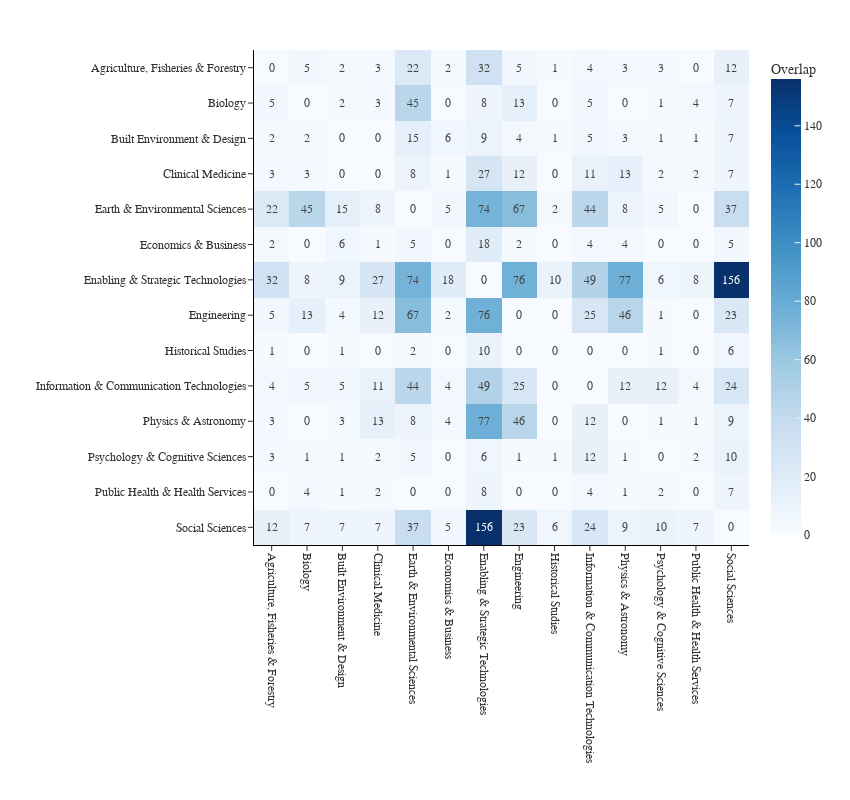

Here is the notebook cell this chart was saved with:
### Code cell
#| echo: false
#| output: true
#| fig-cap: 'Overlap Between Fields'
#| label: fig-field-overlap

import numpy as np

fields = sorted(overlap_field_df['field1'].unique())

heatmap_df = overlap_field_df.pivot(index='field1', columns='field2', values='overlap')
heatmap_df = heatmap_df.reindex(index=fields, columns=fields)
heatmap_df = heatmap_df.fillna(0)
heatmap_df = heatmap_df + heatmap_df.T

np.fill_diagonal(heatmap_df.values, 0)

fig = px.imshow(heatmap_df,
                text_auto='.0f',
                labels=dict(x="field", y="field", color="Overlap"),
                color_continuous_scale="Blues")

fig.update_layout(
    layout,
    #title="Overlap Between Fields",
    xaxis_tickangle=-270,
    width=850,
    height=800,
    xaxis_showgrid=False,
    yaxis_showgrid=False
)

fig.show()

### Figure 1 — Plotly figure (JSON) as saved in the notebook; plotly's stock layout.template omitted (floating-point values rounded to 4 significant figures; data arrays with more than 128 entries replaced by an {"elided": "..."} marker saying what was removed)
{"data": [{"coloraxis": "coloraxis", "hovertemplate": "field: %{x}<br>field: %{y}<br>Overlap: %{z}<extra></extra>", "name": "0", "texttemplate": "%{z:.0f}", "type": "heatmap", "x": ["Agriculture, Fisheries & Forestry", "Biology", "Built Environment & Design", "Clinical Medicine", "Earth & Environmental Sciences", "Economics & Business", "Enabling & Strategic Technologies", "Engineering", "Historical Studies", "Information & Communication Technologies", "Physics & Astronomy", "Psychology & Cognitive Sciences", "Public Health & Health Services", "Social Sciences"], "xaxis": "x", "y": ["Agriculture, Fisheries & Forestry", "Biology", "Built Environment & Design", "Clinical Medicine", "Earth & Environmental Sciences", "Economics & Business", "Enabling & Strategic Technologies", "Engineering", "Historical Studies", "Information & Communication Technologies", "Physics & Astronomy", "Psychology & Cognitive Sciences", "Public Health & Health Services", "Social Sciences"], "yaxis": "y", "z": {"elided": "14x14 int values"}}], "layout": {"coloraxis": {"colorbar": {"title": {"text": "Overlap"}}, "colorscale": [[0, "rgb(247,251,255)"], [0.125, "rgb(222,235,247)"], [0.25, "rgb(198,219,239)"], [0.375, "rgb(158,202,225)"], [0.5, "rgb(107,174,214)"], [0.625, "rgb(66,146,198)"], [0.75, "rgb(33,113,181)"], [0.875, "rgb(8,81,156)"], [1, "rgb(8,48,107)"]]}, "font": {"family": "Verdana", "size": 12}, "height": 800, "margin": {"b": 50, "l": 20, "r": 20, "t": 50}, "width": 850, "xaxis": {"anchor": "y", "constrain": "domain", "domain": [0, 1], "linecolor": "black", "scaleanchor": "y", "showgrid": false, "showline": true, "tickangle": 90, "tickmode": "array", "title": {"font": {"family": "Verdana", "size": 14}, "text": ""}}, "yaxis": {"anchor": "x", "autorange": "reversed", "constrain": "domain", "domain": [0, 1], "linecolor": "black", "showgrid": false, "showline": true, "title": {"text": ""}}}}
